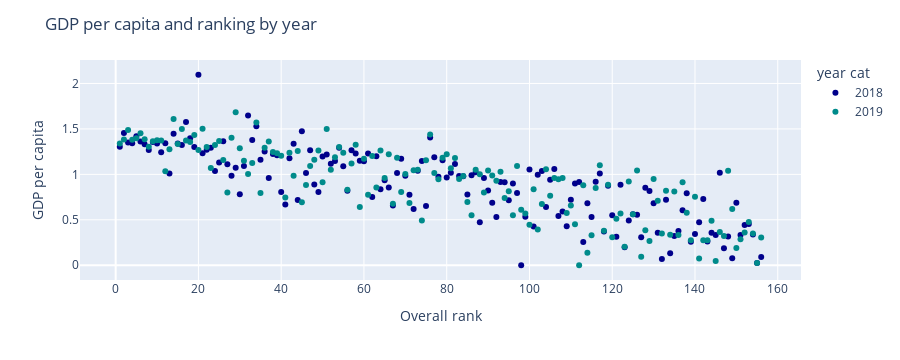
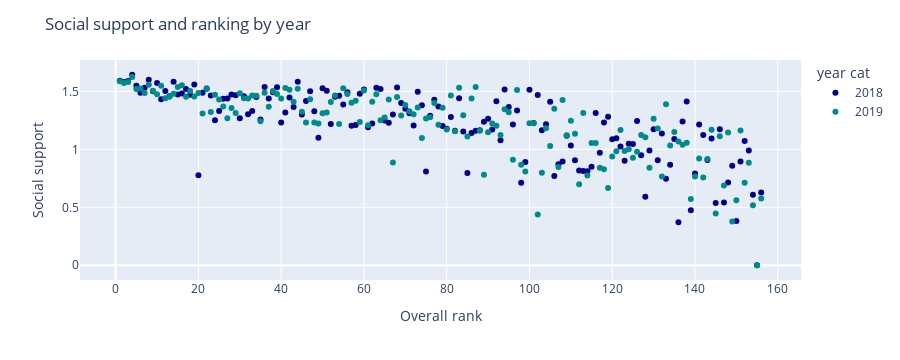
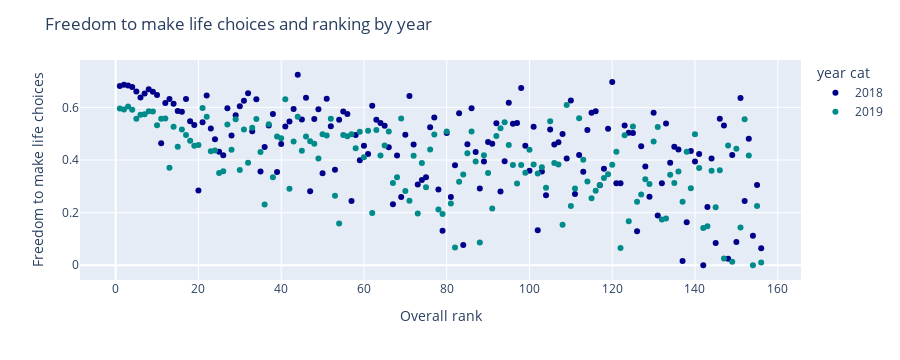
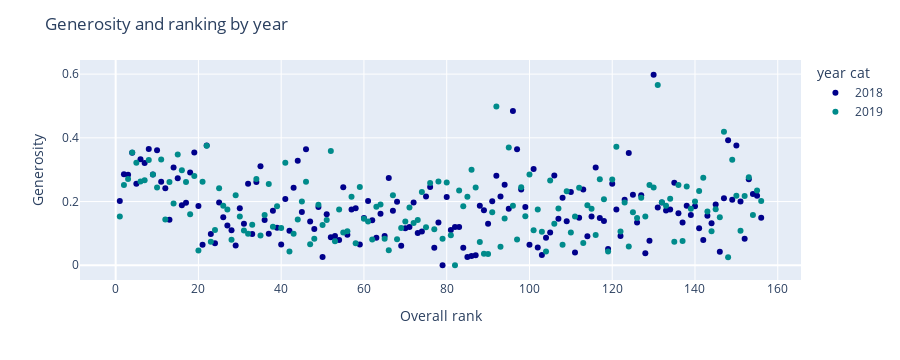

Notebook code for these charts, in order:
### Code cell
#Scatter plot rank, year & variable
happiness_score['year cat'] = happiness_score['year'].astype('category')
for i in columns_to_describe:
    fig = px.scatter(happiness_score, x='Overall rank', y=i, color= "year cat" # color is like hue parameter on seaborn
                 , color_discrete_sequence=['darkblue', 'darkcyan']) # custom color scale for visualizations that represent continuous data
    fig.update_layout(title= i + ' and ranking by year')
    fig.show()

### Figure 1 — Plotly figure (JSON) as saved in the notebook; plotly's stock layout.template omitted (floating-point values rounded to 4 significant figures; data arrays with more than 128 entries replaced by an {"elided": "..."} marker saying what was removed)
{"data": [{"hovertemplate": "year cat=2018<br>Overall rank=%{x}<br>GDP per capita=%{y}<extra></extra>", "legendgroup": "2018", "marker": {"color": "darkblue", "symbol": "circle"}, "mode": "markers", "name": "2018", "orientation": "v", "showlegend": true, "type": "scatter", "x": {"elided": "156 int values"}, "xaxis": "x", "y": {"elided": "156 float values"}, "yaxis": "y"}, {"hovertemplate": "year cat=2019<br>Overall rank=%{x}<br>GDP per capita=%{y}<extra></extra>", "legendgroup": "2019", "marker": {"color": "darkcyan", "symbol": "circle"}, "mode": "markers", "name": "2019", "orientation": "v", "showlegend": true, "type": "scatter", "x": {"elided": "156 int values"}, "xaxis": "x", "y": {"elided": "156 float values"}, "yaxis": "y"}], "layout": {"height": 360, "legend": {"title": {"text": "year cat"}, "tracegroupgap": 0}, "margin": {"t": 60}, "title": {"text": "GDP per capita and ranking by year"}, "xaxis": {"anchor": "y", "autorange": true, "domain": [0, 1], "range": [-9.008, 166.0], "title": {"text": "Overall rank"}, "type": "linear"}, "yaxis": {"anchor": "x", "autorange": true, "domain": [0, 1], "range": [-0.1623, 2.258], "title": {"text": "GDP per capita"}, "type": "linear"}}}

### Figure 2 — Plotly figure (JSON) as saved in the notebook; plotly's stock layout.template omitted (floating-point values rounded to 4 significant figures; data arrays with more than 128 entries replaced by an {"elided": "..."} marker saying what was removed)
{"data": [{"hovertemplate": "year cat=2018<br>Overall rank=%{x}<br>Social support=%{y}<extra></extra>", "legendgroup": "2018", "marker": {"color": "darkblue", "symbol": "circle"}, "mode": "markers", "name": "2018", "orientation": "v", "showlegend": true, "type": "scatter", "x": {"elided": "156 int values"}, "xaxis": "x", "y": {"elided": "156 float values"}, "yaxis": "y"}, {"hovertemplate": "year cat=2019<br>Overall rank=%{x}<br>Social support=%{y}<extra></extra>", "legendgroup": "2019", "marker": {"color": "darkcyan", "symbol": "circle"}, "mode": "markers", "name": "2019", "orientation": "v", "showlegend": true, "type": "scatter", "x": {"elided": "156 int values"}, "xaxis": "x", "y": {"elided": "156 float values"}, "yaxis": "y"}], "layout": {"height": 360, "legend": {"title": {"text": "year cat"}, "tracegroupgap": 0}, "margin": {"t": 60}, "title": {"text": "Social support and ranking by year"}, "xaxis": {"anchor": "y", "autorange": true, "domain": [0, 1], "range": [-9.008, 166.0], "title": {"text": "Overall rank"}, "type": "linear"}, "yaxis": {"anchor": "x", "autorange": true, "domain": [0, 1], "range": [-0.1273, 1.771], "title": {"text": "Social support"}, "type": "linear"}}}

### Figure 3 — Plotly figure (JSON) as saved in the notebook; plotly's stock layout.template omitted (floating-point values rounded to 4 significant figures; data arrays with more than 128 entries replaced by an {"elided": "..."} marker saying what was removed)
{"data": [{"hovertemplate": "year cat=2018<br>Overall rank=%{x}<br>Freedom to make life choices=%{y}<extra></extra>", "legendgroup": "2018", "marker": {"color": "darkblue", "symbol": "circle"}, "mode": "markers", "name": "2018", "orientation": "v", "showlegend": true, "type": "scatter", "x": {"elided": "156 int values"}, "xaxis": "x", "y": {"elided": "156 float values"}, "yaxis": "y"}, {"hovertemplate": "year cat=2019<br>Overall rank=%{x}<br>Freedom to make life choices=%{y}<extra></extra>", "legendgroup": "2019", "marker": {"color": "darkcyan", "symbol": "circle"}, "mode": "markers", "name": "2019", "orientation": "v", "showlegend": true, "type": "scatter", "x": {"elided": "156 int values"}, "xaxis": "x", "y": {"elided": "156 float values"}, "yaxis": "y"}], "layout": {"height": 360, "legend": {"title": {"text": "year cat"}, "tracegroupgap": 0}, "margin": {"t": 60}, "title": {"text": "Freedom to make life choices and ranking by year"}, "xaxis": {"anchor": "y", "autorange": true, "domain": [0, 1], "range": [-9.008, 166.0], "title": {"text": "Overall rank"}, "type": "linear"}, "yaxis": {"anchor": "x", "autorange": true, "domain": [0, 1], "range": [-0.05606, 0.7801], "title": {"text": "Freedom to make life choices"}, "type": "linear"}}}

### Figure 4 — Plotly figure (JSON) as saved in the notebook; plotly's stock layout.template omitted (floating-point values rounded to 4 significant figures; data arrays with more than 128 entries replaced by an {"elided": "..."} marker saying what was removed)
{"data": [{"hovertemplate": "year cat=2018<br>Overall rank=%{x}<br>Generosity=%{y}<extra></extra>", "legendgroup": "2018", "marker": {"color": "darkblue", "symbol": "circle"}, "mode": "markers", "name": "2018", "orientation": "v", "showlegend": true, "type": "scatter", "x": {"elided": "156 int values"}, "xaxis": "x", "y": {"elided": "156 float values"}, "yaxis": "y"}, {"hovertemplate": "year cat=2019<br>Overall rank=%{x}<br>Generosity=%{y}<extra></extra>", "legendgroup": "2019", "marker": {"color": "darkcyan", "symbol": "circle"}, "mode": "markers", "name": "2019", "orientation": "v", "showlegend": true, "type": "scatter", "x": {"elided": "156 int values"}, "xaxis": "x", "y": {"elided": "156 float values"}, "yaxis": "y"}], "layout": {"height": 360, "legend": {"title": {"text": "year cat"}, "tracegroupgap": 0}, "margin": {"t": 60}, "title": {"text": "Generosity and ranking by year"}, "xaxis": {"anchor": "y", "autorange": true, "domain": [0, 1], "range": [-9.008, 166.0], "title": {"text": "Overall rank"}, "type": "linear"}, "yaxis": {"anchor": "x", "autorange": true, "domain": [0, 1], "range": [-0.0463, 0.6443], "title": {"text": "Generosity"}, "type": "linear"}}}
